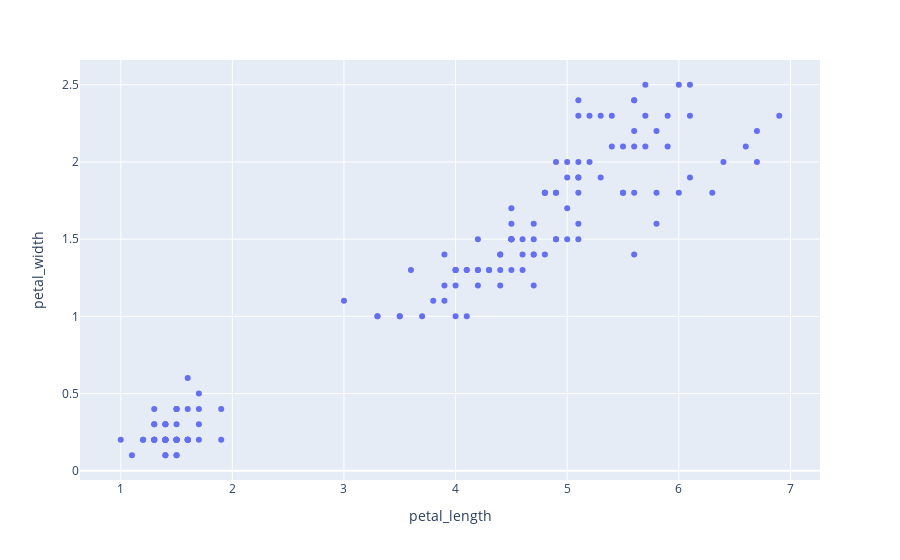

Here is the notebook cell this chart was saved with:
### Code cell
import plotly.express as px
plt.scatter(x,y)
plt.plot(xtrain,ypred1 , color = "Red")
plt.xlabel("sepal_length")
plt.ylabel("sepal_width")
fig = px.scatter(iris , x = 'petal_length' , y = 'petal_width')
fig.show()

### Figure 1 — Plotly figure (JSON) as saved in the notebook; plotly's stock layout.template omitted (floating-point values rounded to 4 significant figures; data arrays with more than 128 entries replaced by an {"elided": "..."} marker saying what was removed)
{"data": [{"hovertemplate": "petal_length=%{x}<br>petal_width=%{y}<extra></extra>", "legendgroup": "", "marker": {"color": "#636efa", "symbol": "circle"}, "mode": "markers", "name": "", "orientation": "v", "showlegend": false, "type": "scatter", "x": {"elided": "150 float values"}, "xaxis": "x", "y": {"elided": "150 float values"}, "yaxis": "y"}], "layout": {"autosize": true, "legend": {"tracegroupgap": 0}, "margin": {"t": 60}, "xaxis": {"anchor": "y", "autorange": true, "domain": [0, 1], "range": [0.6429, 7.257], "title": {"text": "petal_length"}, "type": "linear"}, "yaxis": {"anchor": "x", "autorange": true, "domain": [0, 1], "range": [-0.08583, 2.686], "title": {"text": "petal_width"}, "type": "linear"}}}
